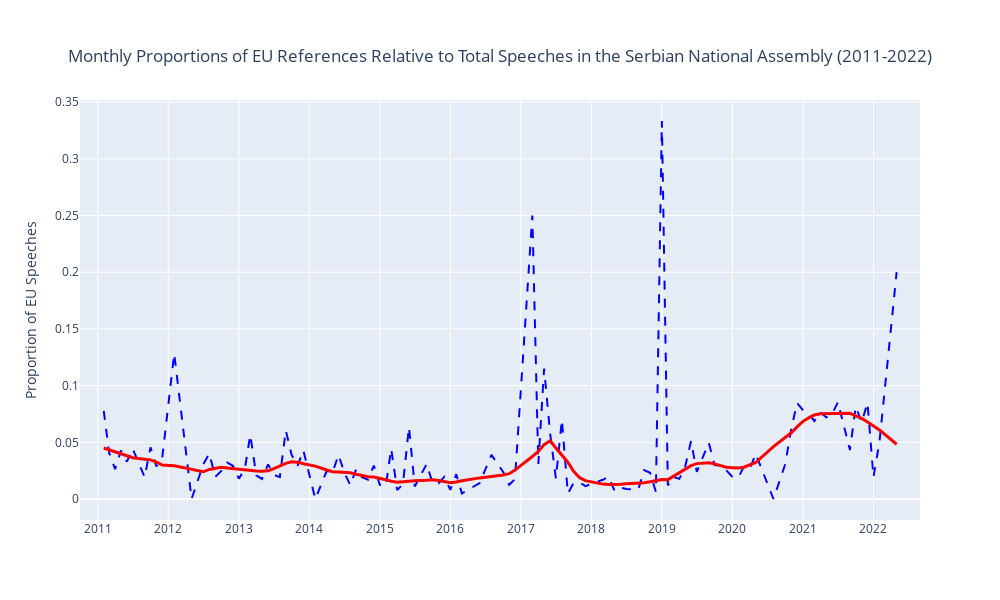

Notebook code cell kept with this figure:
### Code cell
file_path_all = '../data/pre-processed_rs.csv'
file_path_eu = '../data/rs_minutes_tks.csv'
rs_minutes_all = pd.read_csv(file_path_all)
rs_minutes_all['SpeechLength'] = rs_minutes_all['speech'].apply(len)
rs_minutes_all = rs_minutes_all[rs_minutes_all['SpeechLength'] > 100]
rs_minutes_eu = pd.read_csv(file_path_eu)

# Convert the Date columns to datetime format
rs_minutes_all['Date'] = pd.to_datetime(rs_minutes_all['Date'])
rs_minutes_eu['Date'] = pd.to_datetime(rs_minutes_eu['Date'])

# Create MonthYear columns for grouping
rs_minutes_all['MonthYear'] = rs_minutes_all['Date'].dt.to_period('M')
rs_minutes_eu['MonthYear'] = rs_minutes_eu['Date'].dt.to_period('M')

# Count the number of total speeches and EU-specific speeches per month
total_speech_count = rs_minutes_all.groupby(['MonthYear']).size().reset_index(name='Total Speech Count')
eu_speech_count = rs_minutes_eu.groupby(['MonthYear']).size().reset_index(name='EU Speech Count')

# Merge the counts based on MonthYear
speech_counts = pd.merge(total_speech_count, eu_speech_count, on='MonthYear', how='left').fillna(0)

# Convert MonthYear back to datetime for plotting
speech_counts['MonthYear'] = speech_counts['MonthYear'].dt.to_timestamp()

# Calculate the proportion of EU-specific speeches to total speeches
speech_counts['EU Speech Proportion'] = speech_counts['EU Speech Count'] / speech_counts['Total Speech Count']

# Create a new figure for the proportion of EU-specific speeches
fig3 = go.Figure()

# Add trace for the proportion of EU-specific speeches
fig3.add_trace(go.Scatter(x=speech_counts['MonthYear'], y=speech_counts['EU Speech Proportion'], 
                          mode='lines', name='Proportion of EU Speeches',
                          line=dict(color='blue', dash='dash')))

# Apply LOWESS smoothing
lowess_smoothed = lowess(speech_counts['EU Speech Proportion'], speech_counts['MonthYear'].map(pd.Timestamp.toordinal), frac=0.1)
lowess_x = pd.to_datetime([pd.Timestamp.fromordinal(int(d)) for d in lowess_smoothed[:, 0]])
lowess_y = lowess_smoothed[:, 1]

# Add trace for the smoothed trend
fig3.add_trace(go.Scatter(x=lowess_x, y=lowess_y, 
                          mode='lines', name='Smoothed Trend',
                          line=dict(color='red', width=3)))

# Define x-axis range and ticks
xaxis_range = [pd.to_datetime('2010-10-01'), pd.to_datetime('2022-08-30')]
xaxis_ticks = [pd.to_datetime(f'{year}-01-01') for year in range(2011, 2023)]

# Update layout for fig3
fig3.update_layout(
    title={
        'text': 'Monthly Proportions of EU References Relative to Total Speeches in the Serbian National Assembly (2011-2022)', 
        'x': 0.5, 
        'xanchor': 'center', 
        'yanchor': 'top'
    }, 
    xaxis=dict(
        range=xaxis_range,
        tickmode='array',
        tickvals=xaxis_ticks,
        ticktext=[str(year) for year in range(2011, 2023)]
    ),
    yaxis_title='Proportion of EU Speeches',
    showlegend=False,
    height=600, width=1000
)

fig3.update_xaxes(nticks=20)

fig3.show()
